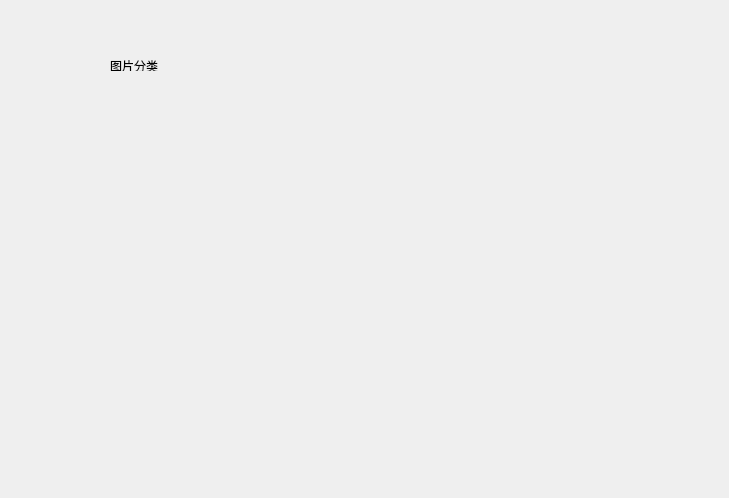
<?xml version="1.0" encoding="UTF-8"?>
<ui version="4.0">
 <class>Form</class>
 <widget class="QWidget" name="Form">
  <property name="geometry">
   <rect>
    <x>0</x>
    <y>0</y>
    <width>729</width>
    <height>498</height>
   </rect>
  </property>
  <property name="windowTitle">
   <string>Form</string>
  </property>
  <widget class="QLabel" name="label">
   <property name="geometry">
    <rect>
     <x>110</x>
     <y>60</y>
     <width>54</width>
     <height>11</height>
    </rect>
   </property>
   <property name="text">
    <string>图片分类</string>
   </property>
  </widget>
 </widget>
 <resources/>
 <connections/>
</ui>
